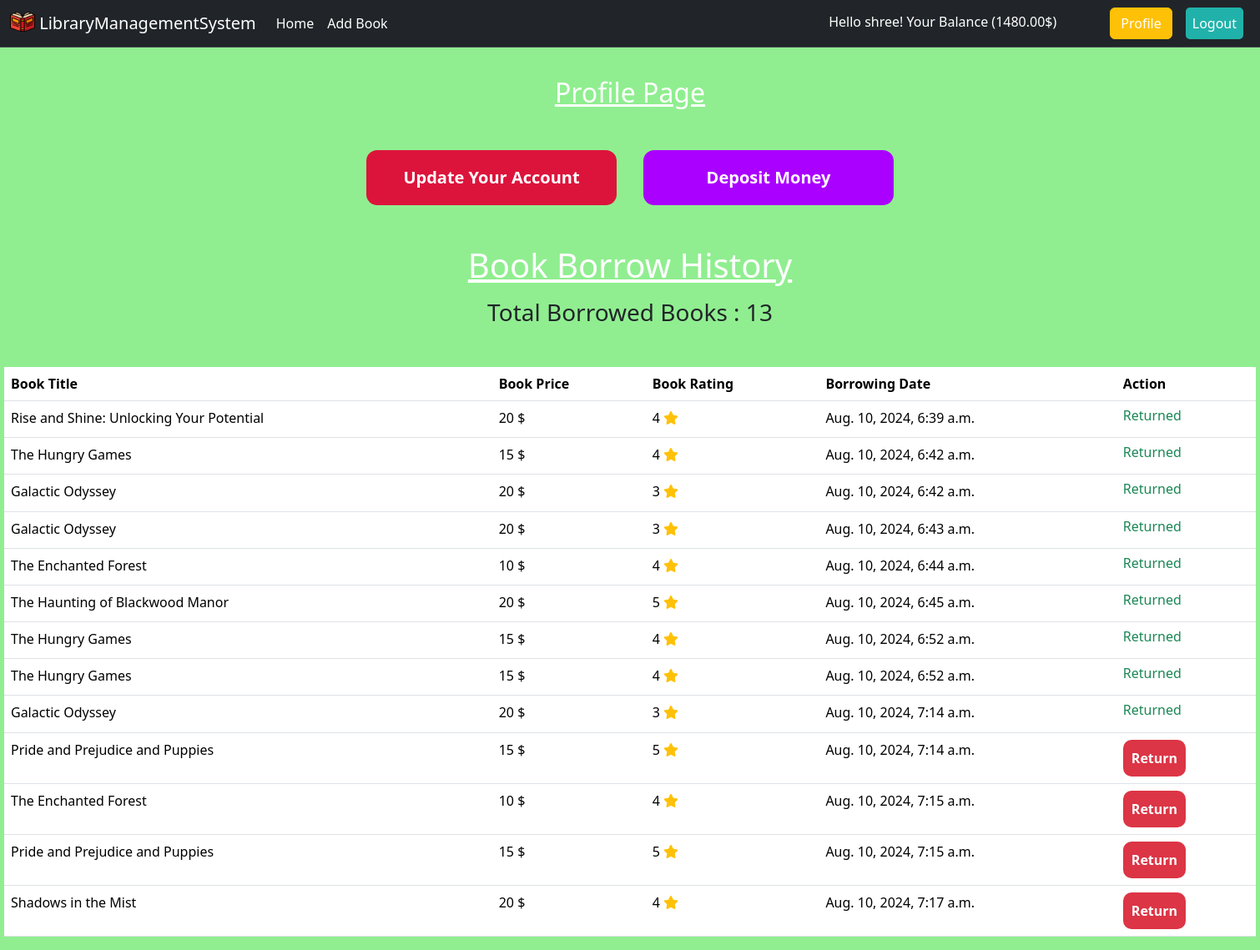
/user/profile/ (signed in), run on the app's committed database.
### user/models.py (models this page shows, shortened)
class UserModel(models.Model):
    user = models.OneToOneField(to=User, related_name="account", on_delete=models.CASCADE)
    first_name = models.CharField(max_length=100)
    last_name = models.CharField(max_length=100)
    email = models.EmailField(max_length=100)
    balance = models.DecimalField(decimal_places=2, max_digits=12, default=0)

class BorrowBook(models.Model):
    book = models.ForeignKey(to=Book, on_delete=models.CASCADE)
    user = models.ForeignKey(to=User, on_delete=models.CASCADE)
    borrowing_date = models.DateTimeField(auto_now_add=True)
    is_returned = models.BooleanField(default=False)

### books/models.py (models this page shows, shortened)
class Book(models.Model):
    book_id = models.AutoField(primary_key=True)
    title = models.CharField(max_length=200)
    description = models.TextField(default="")
    price = models.IntegerField(default=0)
    ratings = models.IntegerField(choices=BOOK_RATING)
    book_category = models.ForeignKey(to=BookCategoryModel, on_delete=models.CASCADE, blank=True, null=True)
    image = models.ImageField(upload_to="media/", blank=True, null=True)
    isborrow = models.BooleanField(default=False)
    isreturned = models.BooleanField(default=False)

### user/views.py (the view, shortened to what this page needs)
# urls.py: path('profile/', UserProfileView.as_view(), name="profile"),
class UserProfileView(TemplateView):
    template_name = "profile.html"
    model = BorrowBook
    context_object_name = "books"
    pk_url_kwarg = 'id'
    def get_context_data(self, **kwargs):
        context = super().get_context_data(**kwargs)
        borrowed_books = BorrowBook.objects.filter(user=self.request.user)
        context["books"] = borrowed_books
        return context

### templates/profile.html (shortened to what this page needs)
{% extends "base.html" %}
{% block content %}
<h2 class="text-white" style="text-decoration: underline; text-transform: capitalize; text-align: center; margin-top: 35px; ">Profile page</h2>
<div class="d-flex mb-5" style="justify-content:center; margin-top: 50px;">
    <button style="padding: 18px; width: 300px; border-radius: 13px; background-color: crimson; border: none;" class="mx-3">
        <a class="fw-bold fs-5 text-white" style="text-decoration: none;" href="{% url "profile_update" %}">Update Your Account</a>
    </button>
    <button style="padding: 18px; width: 300px; border-radius: 13px; background-color: rgb(170, 0, 255); border: none;" class="mx-3">
        <a class="fw-bold fs-5 text-white" style="text-decoration: none;" href="{% url "deposit_money" %}">Deposit Money</a>
    </button>
</div>
<h1 class="text-center mt-5 text-white" style="text-decoration: underline;">Book Borrow History</h1>
<h3 class="text-center mt-3">Total Borrowed Books : {{ books|length }}</h3>
<div class="mt-5" style="width: 1500px; margin:auto">
    <table class="table">
        <thead>
            <tr>
                <th scope="col">Book Title</th>
                <th scope="col">Book Price</th>
                <th scope="col">Book Rating</th>
                <th scope="col">Borrowing Date</th>
                <th scope="col">Action</th>
            </tr>
        </thead>
        <tbody>
            {% for b in books %}
                <tr>
                    <td>{{ b.book.title }}</td>
                    <td>{{ b.book.price }} $</td>
                    <td>{{ b.book.ratings }}  <i class="fa-solid fa-star text-warning"></i></td>
                    <td>{{ b.borrowing_date }}</td>
                    <td>
                        {% if b.is_returned %}
                            <h6 class="text-success">Returned</h6>
                        {% else %}
                            <form action="{% url 'book_return' b.id %}" method="post">
                                <button style="border: none; border-radius: 10px; padding: 10px;" class="bg-danger text-white fw-bold" type="submit">Return</button>
                            </form>
                        {% endif %}
                    </td>
                </tr>
            {% endfor %}
        </tbody>
    </table>
</div>
{% endblock %}

### templates/navbar.html (shortened to what this page needs)
{% load static %}
<nav class="navbar navbar-expand-lg bg-dark border-bottom border-body" data-bs-theme="dark">
    <div class="container-fluid">
      <a class="navbar-brand" href="{% url 'homepage' %}">
        <img src="{% static "D:\Phitron\SDT\Django\LibraryManagementSystem\static\book.png" %}" alt="Logo" width="30" height="24" class="d-inline-block align-text-top ">
        LibraryManagementSystem
      </a>
      <div class="collapse navbar-collapse" id="navbarSupportedContent">
        <ul class="navbar-nav me-auto mb-2 mb-lg-0">
          <li class="nav-item">
            <a class="nav-link active" aria-current="page" href="{% url "homepage" %}">Home</a>
          </li>
          {% if user.is_authenticated %}
            <li class="nav-item">
              <a class="nav-link active" href="{% url "add_book" %}">Add Book</a>
            </li>
          {% endif %}
        </ul>
        {% if user.is_authenticated != True %}
          <div class="d-flex mx-2" role="search">
            <ul class="navbar-nav me-auto mb-2 mb-lg-0">
              <li class="nav-item mx-3">
                <a class="btn btn-danger text-white fw-bold" aria-current="page" href="{% url "signup" %}">SignUp</a>
              </li>
              <li class="nav-item">
                <a class="btn btn-warning text-white fw-bold" aria-current="page" href="{% url "login" %}">Login</a>
              </li>
            </ul>
          </div>
        {% else %}
        <div class="d-flex mx-2" role="search">
          <h6 class="text-white mt-2 mx-5">Hello {{user.username}}! Your Balance ({{request.user.account.balance}}$)</h6>
          <ul class="navbar-nav me-auto mb-2 mb-lg-0">
            <li class="nav-item mx-3">
              <a style="text-decoration: none;" class="text-white btn btn-warning" aria-current="page" href="{% url "profile" %}">Profile</a>
            </li>
            <form action="{% url 'logout' %}" method="post">
              <button style="background-color: lightseagreen; border: none; border-radius: 5px; padding: 7px; padding-left: 8px; padding-right: 8px;" type="submit">Logout</button>
            </form>
          </ul>
        </div>
        {% endif %}
      </div>
    </div>
  </nav>

### data on the page
BorrowBook: book "Rise and Shine: Unlocking Your Potential", book.price "20", book.ratings "4", borrowing_date "Aug. 10, 2024, 6:39 a.m.", is_returned "Returned"
BorrowBook: book "The Hungry Games", book.price "15", book.ratings "4", borrowing_date "Aug. 10, 2024, 6:42 a.m.", is_returned "Returned"
BorrowBook: book "Galactic Odyssey", book.price "20", book.ratings "3", borrowing_date "Aug. 10, 2024, 6:42 a.m.", is_returned "Returned"
BorrowBook: book "Galactic Odyssey", book.price "20", book.ratings "3", borrowing_date "Aug. 10, 2024, 6:43 a.m.", is_returned "Returned"
BorrowBook: book "The Enchanted Forest", book.price "10", book.ratings "4", borrowing_date "Aug. 10, 2024, 6:44 a.m.", is_returned "Returned"
BorrowBook: book "The Haunting of Blackwood Manor", book.price "20", book.ratings "5", borrowing_date "Aug. 10, 2024, 6:45 a.m.", is_returned "Returned"
BorrowBook: book "The Hungry Games", book.price "15", book.ratings "4", borrowing_date "Aug. 10, 2024, 6:52 a.m.", is_returned "Returned"
BorrowBook: book "The Hungry Games", book.price "15", book.ratings "4", borrowing_date "Aug. 10, 2024, 6:52 a.m.", is_returned "Returned"
BorrowBook: book "Galactic Odyssey", book.price "20", book.ratings "3", borrowing_date "Aug. 10, 2024, 7:14 a.m.", is_returned "Returned"
BorrowBook: book "Pride and Prejudice and Puppies", book.price "15", book.ratings "5", borrowing_date "Aug. 10, 2024, 7:14 a.m.", is_returned "Return"
BorrowBook: book "The Enchanted Forest", book.price "10", book.ratings "4", borrowing_date "Aug. 10, 2024, 7:15 a.m.", is_returned "Return"
BorrowBook: book "Pride and Prejudice and Puppies", book.price "15", book.ratings "5", borrowing_date "Aug. 10, 2024, 7:15 a.m.", is_returned "Return"
BorrowBook: book "Shadows in the Mist", book.price "20", book.ratings "4", borrowing_date "Aug. 10, 2024, 7:17 a.m.", is_returned "Return"

### other printed values
{{ user.username }} "shree"
{{ request.user.account.balance }} "1480.00"
{{ books|length }} "13"
